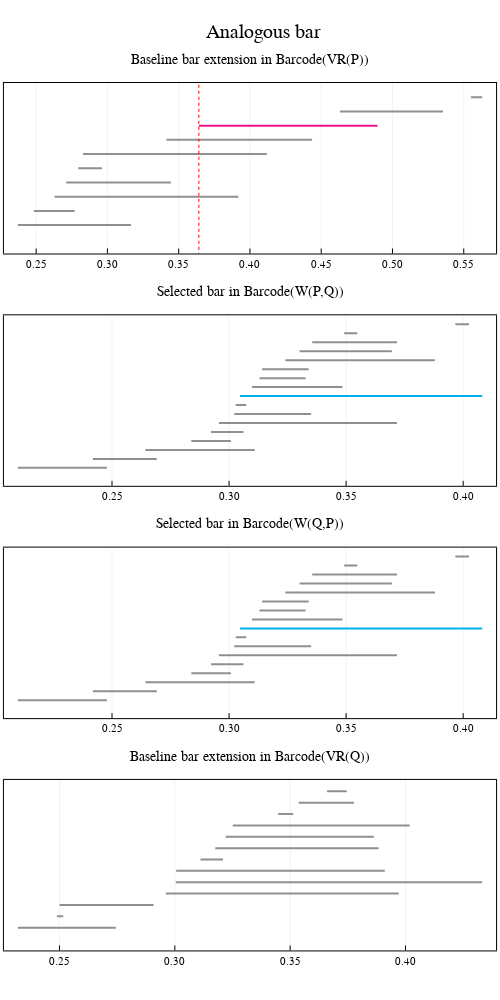

The notebook cell saved with this chart:
### Markdown cell above
Plot the baseline bar extensions to `barcode(VR(P))` and `barcode(VR(Q))`

### Code cell
plot_analogous_bars(extension_P, extension_Q)

### Figure 1 — Plotly figure (JSON) as saved in the notebook; plotly's stock layout.template omitted (floating-point values rounded to 4 significant figures)
{"data": [{"colorbar": {"title": ""}, "hoverinfo": "text", "legendgroup": "y1", "line": {"color": "rgba(143, 143, 143, 1.000)", "dash": "solid", "shape": "linear", "width": null}, "mode": "lines", "name": "y1", "showlegend": true, "text": ["class 3", "class 3"], "type": "scatter", "x": [0.2372, 0.3165], "xaxis": "x2", "y": [1, 1], "yaxis": "y2", "zmax": null, "zmin": null}, {"colorbar": {"title": ""}, "hoverinfo": "text", "legendgroup": "y2", "line": {"color": "rgba(143, 143, 143, 1.000)", "dash": "solid", "shape": "linear", "width": null}, "mode": "lines", "name": "y2", "showlegend": true, "text": ["class 4", "class 4"], "type": "scatter", "x": [0.2484, 0.277], "xaxis": "x2", "y": [2, 2], "yaxis": "y2", "zmax": null, "zmin": null}, {"colorbar": {"title": ""}, "hoverinfo": "text", "legendgroup": "y3", "line": {"color": "rgba(143, 143, 143, 1.000)", "dash": "solid", "shape": "linear", "width": null}, "mode": "lines", "name": "y3", "showlegend": true, "text": ["class 5", "class 5"], "type": "scatter", "x": [0.263, 0.3919], "xaxis": "x2", "y": [3, 3], "yaxis": "y2", "zmax": null, "zmin": null}, {"colorbar": {"title": ""}, "hoverinfo": "text", "legendgroup": "y4", "line": {"color": "rgba(143, 143, 143, 1.000)", "dash": "solid", "shape": "linear", "width": null}, "mode": "lines", "name": "y4", "showlegend": true, "text": ["class 6", "class 6"], "type": "scatter", "x": [0.2711, 0.3445], "xaxis": "x2", "y": [4, 4], "yaxis": "y2", "zmax": null, "zmin": null}, {"colorbar": {"title": ""}, "hoverinfo": "text", "legendgroup": "y5", "line": {"color": "rgba(143, 143, 143, 1.000)", "dash": "solid", "shape": "linear", "width": null}, "mode": "lines", "name": "y5", "showlegend": true, "text": ["class 1", "class 1"], "type": "scatter", "x": [0.2795, 0.2961], "xaxis": "x2", "y": [5, 5], "yaxis": "y2", "zmax": null, "zmin": null}, {"colorbar": {"title": ""}, "hoverinfo": "text", "legendgroup": "y6", "line": {"color": "rgba(143, 143, 143, 1.000)", "dash": "solid", "shape": "linear", "width": null}, "mode": "lines", "name": "y6", "showlegend": true, "text": ["class 7", "class 7"], "type": "scatter", "x": [0.2829, 0.4119], "xaxis": "x2", "y": [6, 6], "yaxis": "y2", "zmax": null, "zmin": null}, {"colorbar": {"title": ""}, "hoverinfo": "text", "legendgroup": "y7", "line": {"color": "rgba(143, 143, 143, 1.000)", "dash": "solid", "shape": "linear", "width": null}, "mode": "lines", "name": "y7", "showlegend": true, "text": ["class 8", "class 8"], "type": "scatter", "x": [0.3414, 0.4435], "xaxis": "x2", "y": [7, 7], "yaxis": "y2", "zmax": null, "zmin": null}, {"colorbar": {"title": ""}, "hoverinfo": "text", "legendgroup": "y8", "line": {"color": "rgba(143, 143, 143, 1.000)", "dash": "solid", "shape": "linear", "width": null}, "mode": "lines", "name": "y8", "showlegend": true, "text": ["class 9", "class 9"], "type": "scatter", "x": [0.3642, 0.3642], "xaxis": "x2", "y": [8, 8], "yaxis": "y2", "zmax": null, "zmin": null}, {"colorbar": {"title": ""}, "hoverinfo": "text", "legendgroup": "y9", "line": {"color": "rgba(238, 18, 137, 1.000)", "dash": "solid", "shape": "linear", "width": null}, "mode": "lines", "name": "y9", "showlegend": true, "text": ["class 9", "class 9"], "type": "scatter", "x": [0.3642, 0.4895], "xaxis": "x2", "y": [8, 8], "yaxis": "y2", "zmax": null, "zmin": null}, {"colorbar": {"title": ""}, "hoverinfo": "text", "legendgroup": "y10", "line": {"color": "rgba(143, 143, 143, 1.000)", "dash": "solid", "shape": "linear", "width": null}, "mode": "lines", "name": "y10", "showlegend": true, "text": ["class 10", "class 10"], "type": "scatter", "x": [0.4632, 0.5354], "xaxis": "x2", "y": [9, 9], "yaxis": "y2", "zmax": null, "zmin": null}, {"colorbar": {"title": ""}, "hoverinfo": "text", "legendgroup": "y11", "line": {"color": "rgba(143, 143, 143, 1.000)", "dash": "solid", "shape": "linear", "width": null}, "mode": "lines", "name": "y11", "showlegend": true, "text": ["class 2", "class 2"], "type": "scatter", "x": [0.555, 0.5629], "xaxis": "x2", "y": [10, 10], "yaxis": "y2", "zmax": null, "zmin": null}, {"colorbar": {"title": ""}, "legendgroup": "y12", "line": {"color": "rgba(255, 0, 0, 1.000)", "dash": "dot", "shape": "linear", "width": 1}, "mode": "lines", "name": "y12", "showlegend": true, "type": "scatter", "x": [0.3642, 0.3642], "xaxis": "x2", "y": [-1201, 1211], "yaxis": "y2", "zmax": null, "zmin": null}, {"colorbar": {"title": ""}, "hoverinfo": "text", "legendgroup": "y1", "line": {"color": "rgba(143, 143, 143, 1.000)", "dash": "solid", "shape": "linear", "width": null}, "mode": "lines", "name": "y1", "showlegend": true, "text": ["class 3", "class 3"], "type": "scatter", "x": [0.2098, 0.2478], "xaxis": "x3", "y": [1, 1], "yaxis": "y3", "zmax": null, "zmin": null}, {"colorbar": {"title": ""}, "hoverinfo": "text", "legendgroup": "y2", "line": {"color": "rgba(143, 143, 143, 1.000)", "dash": "solid", "shape": "linear", "width": null}, "mode": "lines", "name": "y2", "showlegend": true, "text": ["class 4", "class 4"], "type": "scatter", "x": [0.2419, 0.2691], "xaxis": "x3", "y": [2, 2], "yaxis": "y3", "zmax": null, "zmin": null}, {"colorbar": {"title": ""}, "hoverinfo": "text", "legendgroup": "y3", "line": {"color": "rgba(143, 143, 143, 1.000)", "dash": "solid", "shape": "linear", "width": null}, "mode": "lines", "name": "y3", "showlegend": true, "text": ["class 11", "class 11"], "type": "scatter", "x": [0.2643, 0.311], "xaxis": "x3", "y": [3, 3], "yaxis": "y3", "zmax": null, "zmin": null}, {"colorbar": {"title": ""}, "hoverinfo": "text", "legendgroup": "y4", "line": {"color": "rgba(143, 143, 143, 1.000)", "dash": "solid", "shape": "linear", "width": null}, "mode": "lines", "name": "y4", "showlegend": true, "text": ["class 12", "class 12"], "type": "scatter", "x": [0.2839, 0.3008], "xaxis": "x3", "y": [4, 4], "yaxis": "y3", "zmax": null, "zmin": null}, {"colorbar": {"title": ""}, "hoverinfo": "text", "legendgroup": "y5", "line": {"color": "rgba(143, 143, 143, 1.000)", "dash": "solid", "shape": "linear", "width": null}, "mode": "lines", "name": "y5", "showlegend": true, "text": ["class 5", "class 5"], "type": "scatter", "x": [0.2923, 0.3061], "xaxis": "x3", "y": [5, 5], "yaxis": "y3", "zmax": null, "zmin": null}, {"colorbar": {"title": ""}, "hoverinfo": "text", "legendgroup": "y6", "line": {"color": "rgba(143, 143, 143, 1.000)", "dash": "solid", "shape": "linear", "width": null}, "mode": "lines", "name": "y6", "showlegend": true, "text": ["class 13", "class 13"], "type": "scatter", "x": [0.2957, 0.3717], "xaxis": "x3", "y": [6, 6], "yaxis": "y3", "zmax": null, "zmin": null}, {"colorbar": {"title": ""}, "hoverinfo": "text", "legendgroup": "y7", "line": {"color": "rgba(143, 143, 143, 1.000)", "dash": "solid", "shape": "linear", "width": null}, "mode": "lines", "name": "y7", "showlegend": true, "text": ["class 14", "class 14"], "type": "scatter", "x": [0.3022, 0.3351], "xaxis": "x3", "y": [7, 7], "yaxis": "y3", "zmax": null, "zmin": null}, {"colorbar": {"title": ""}, "hoverinfo": "text", "legendgroup": "y8", "line": {"color": "rgba(143, 143, 143, 1.000)", "dash": "solid", "shape": "linear", "width": null}, "mode": "lines", "name": "y8", "showlegend": true, "text": ["class 1", "class 1"], "type": "scatter", "x": [0.3028, 0.3073], "xaxis": "x3", "y": [8, 8], "yaxis": "y3", "zmax": null, "zmin": null}, {"colorbar": {"title": ""}, "hoverinfo": "text", "legendgroup": "y9", "line": {"color": "rgba(0, 178, 238, 1.000)", "dash": "solid", "shape": "linear", "width": null}, "mode": "lines", "name": "y9", "showlegend": true, "text": ["class 15", "class 15"], "type": "scatter", "x": [0.3047, 0.4081], "xaxis": "x3", "y": [9, 9], "yaxis": "y3", "zmax": null, "zmin": null}, {"colorbar": {"title": ""}, "hoverinfo": "text", "legendgroup": "y10", "line": {"color": "rgba(143, 143, 143, 1.000)", "dash": "solid", "shape": "linear", "width": null}, "mode": "lines", "name": "y10", "showlegend": true, "text": ["class 16", "class 16"], "type": "scatter", "x": [0.3098, 0.3484], "xaxis": "x3", "y": [10, 10], "yaxis": "y3", "zmax": null, "zmin": null}, {"colorbar": {"title": ""}, "hoverinfo": "text", "legendgroup": "y11", "line": {"color": "rgba(143, 143, 143, 1.000)", "dash": "solid", "shape": "linear", "width": null}, "mode": "lines", "name": "y11", "showlegend": true, "text": ["class 2", "class 2"], "type": "scatter", "x": [0.313, 0.3327], "xaxis": "x3", "y": [11, 11], "yaxis": "y3", "zmax": null, "zmin": null}, {"colorbar": {"title": ""}, "hoverinfo": "text", "legendgroup": "y12", "line": {"color": "rgba(143, 143, 143, 1.000)", "dash": "solid", "shape": "linear", "width": null}, "mode": "lines", "name": "y12", "showlegend": true, "text": ["class 6", "class 6"], "type": "scatter", "x": [0.3141, 0.334], "xaxis": "x3", "y": [12, 12], "yaxis": "y3", "zmax": null, "zmin": null}, {"colorbar": {"title": ""}, "hoverinfo": "text", "legendgroup": "y13", "line": {"color": "rgba(143, 143, 143, 1.000)", "dash": "solid", "shape": "linear", "width": null}, "mode": "lines", "name": "y13", "showlegend": true, "text": ["class 7", "class 7"], "type": "scatter", "x": [0.3241, 0.3879], "xaxis": "x3", "y": [13, 13], "yaxis": "y3", "zmax": null, "zmin": null}, {"colorbar": {"title": ""}, "hoverinfo": "text", "legendgroup": "y14", "line": {"color": "rgba(143, 143, 143, 1.000)", "dash": "solid", "shape": "linear", "width": null}, "mode": "lines", "name": "y14", "showlegend": true, "text": ["class 8", "class 8"], "type": "scatter", "x": [0.3301, 0.3695], "xaxis": "x3", "y": [14, 14], "yaxis": "y3", "zmax": null, "zmin": null}, {"colorbar": {"title": ""}, "hoverinfo": "text", "legendgroup": "y15", "line": {"color": "rgba(143, 143, 143, 1.000)", "dash": "solid", "shape": "linear", "width": null}, "mode": "lines", "name": "y15", "showlegend": true, "text": ["class 17", "class 17"], "type": "scatter", "x": [0.3355, 0.3717], "xaxis": "x3", "y": [15, 15], "yaxis": "y3", "zmax": null, "zmin": null}, {"colorbar": {"title": ""}, "hoverinfo": "text", "legendgroup": "y16", "line": {"color": "rgba(143, 143, 143, 1.000)", "dash": "solid", "shape": "linear", "width": null}, "mode": "lines", "name": "y16", "showlegend": true, "text": ["class 9", "class 9"], "type": "scatter", "x": [0.3492, 0.3547], "xaxis": "x3", "y": [16, 16], "yaxis": "y3", "zmax": null, "zmin": null}, {"colorbar": {"title": ""}, "hoverinfo": "text", "legendgroup": "y17", "line": {"color": "rgba(143, 143, 143, 1.000)", "dash": "solid", "shape": "linear", "width": null}, "mode": "lines", "name": "y17", "showlegend": true, "text": ["class 10", "class 10"], "type": "scatter", "x": [0.3967, 0.4025], "xaxis": "x3", "y": [17, 17], "yaxis": "y3", "zmax": null, "zmin": null}, {"colorbar": {"title": ""}, "hoverinfo": "text", "legendgroup": "y1", "line": {"color": "rgba(143, 143, 143, 1.000)", "dash": "solid", "shape": "linear", "width": null}, "mode": "lines", "name": "y1", "showlegend": true, "text": ["class 1", "class 1"], "type": "scatter", "x": [0.2098, 0.2478], "xaxis": "x4", "y": [1, 1], "yaxis": "y4", "zmax": null, "zmin": null}, {"colorbar": {"title": ""}, "hoverinfo": "text", "legendgroup": "y2", "line": {"color": "rgba(143, 143, 143, 1.000)", "dash": "solid", "shape": "linear", "width": null}, "mode": "lines", "name": "y2", "showlegend": true, "text": ["class 3", "class 3"], "type": "scatter", "x": [0.2419, 0.2691], "xaxis": "x4", "y": [2, 2], "yaxis": "y4", "zmax": null, "zmin": null}, {"colorbar": {"title": ""}, "hoverinfo": "text", "legendgroup": "y3", "line": {"color": "rgba(143, 143, 143, 1.000)", "dash": "solid", "shape": "linear", "width": null}, "mode": "lines", "name": "y3", "showlegend": true, "text": ["class 4", "class 4"], "type": "scatter", "x": [0.2643, 0.311], "xaxis": "x4", "y": [3, 3], "yaxis": "y4", "zmax": null, "zmin": null}, {"colorbar": {"title": ""}, "hoverinfo": "text", "legendgroup": "y4", "line": {"color": "rgba(143, 143, 143, 1.000)", "dash": "solid", "shape": "linear", "width": null}, "mode": "lines", "name": "y4", "showlegend": true, "text": ["class 5", "class 5"], "type": "scatter", "x": [0.2839, 0.3008], "xaxis": "x4", "y": [4, 4], "yaxis": "y4", "zmax": null, "zmin": null}, {"colorbar": {"title": ""}, "hoverinfo": "text", "legendgroup": "y5", "line": {"color": "rgba(143, 143, 143, 1.000)", "dash": "solid", "shape": "linear", "width": null}, "mode": "lines", "name": "y5", "showlegend": true, "text": ["class 6", "class 6"], "type": "scatter", "x": [0.2923, 0.3061], "xaxis": "x4", "y": [5, 5], "yaxis": "y4", "zmax": null, "zmin": null}, {"colorbar": {"title": ""}, "hoverinfo": "text", "legendgroup": "y6", "line": {"color": "rgba(143, 143, 143, 1.000)", "dash": "solid", "shape": "linear", "width": null}, "mode": "lines", "name": "y6", "showlegend": true, "text": ["class 17", "class 17"], "type": "scatter", "x": [0.2957, 0.3717], "xaxis": "x4", "y": [6, 6], "yaxis": "y4", "zmax": null, "zmin": null}, {"colorbar": {"title": ""}, "hoverinfo": "text", "legendgroup": "y7", "line": {"color": "rgba(143, 143, 143, 1.000)", "dash": "solid", "shape": "linear", "width": null}, "mode": "lines", "name": "y7", "showlegend": true, "text": ["class 7", "class 7"], "type": "scatter", "x": [0.3022, 0.3351], "xaxis": "x4", "y": [7, 7], "yaxis": "y4", "zmax": null, "zmin": null}, {"colorbar": {"title": ""}, "hoverinfo": "text", "legendgroup": "y8", "line": {"color": "rgba(143, 143, 143, 1.000)", "dash": "solid", "shape": "linear", "width": null}, "mode": "lines", "name": "y8", "showlegend": true, "text": ["class 10", "class 10"], "type": "scatter", "x": [0.3028, 0.3073], "xaxis": "x4", "y": [8, 8], "yaxis": "y4", "zmax": null, "zmin": null}, {"colorbar": {"title": ""}, "hoverinfo": "text", "legendgroup": "y9", "line": {"color": "rgba(0, 178, 238, 1.000)", "dash": "solid", "shape": "linear", "width": null}, "mode": "lines", "name": "y9", "showlegend": true, "text": ["class 11", "class 11"], "type": "scatter", "x": [0.3047, 0.4081], "xaxis": "x4", "y": [9, 9], "yaxis": "y4", "zmax": null, "zmin": null}, {"colorbar": {"title": ""}, "hoverinfo": "text", "legendgroup": "y10", "line": {"color": "rgba(143, 143, 143, 1.000)", "dash": "solid", "shape": "linear", "width": null}, "mode": "lines", "name": "y10", "showlegend": true, "text": ["class 12", "class 12"], "type": "scatter", "x": [0.3098, 0.3484], "xaxis": "x4", "y": [10, 10], "yaxis": "y4", "zmax": null, "zmin": null}, {"colorbar": {"title": ""}, "hoverinfo": "text", "legendgroup": "y11", "line": {"color": "rgba(143, 143, 143, 1.000)", "dash": "solid", "shape": "linear", "width": null}, "mode": "lines", "name": "y11", "showlegend": true, "text": ["class 13", "class 13"], "type": "scatter", "x": [0.313, 0.3327], "xaxis": "x4", "y": [11, 11], "yaxis": "y4", "zmax": null, "zmin": null}, {"colorbar": {"title": ""}, "hoverinfo": "text", "legendgroup": "y12", "line": {"color": "rgba(143, 143, 143, 1.000)", "dash": "solid", "shape": "linear", "width": null}, "mode": "lines", "name": "y12", "showlegend": true, "text": ["class 8", "class 8"], "type": "scatter", "x": [0.3141, 0.334], "xaxis": "x4", "y": [12, 12], "yaxis": "y4", "zmax": null, "zmin": null}, {"colorbar": {"title": ""}, "hoverinfo": "text", "legendgroup": "y13", "line": {"color": "rgba(143, 143, 143, 1.000)", "dash": "solid", "shape": "linear", "width": null}, "mode": "lines", "name": "y13", "showlegend": true, "text": ["class 14", "class 14"], "type": "scatter", "x": [0.3241, 0.3879], "xaxis": "x4", "y": [13, 13], "yaxis": "y4", "zmax": null, "zmin": null}, {"colorbar": {"title": ""}, "hoverinfo": "text", "legendgroup": "y14", "line": {"color": "rgba(143, 143, 143, 1.000)", "dash": "solid", "shape": "linear", "width": null}, "mode": "lines", "name": "y14", "showlegend": true, "text": ["class 15", "class 15"], "type": "scatter", "x": [0.3301, 0.3695], "xaxis": "x4", "y": [14, 14], "yaxis": "y4", "zmax": null, "zmin": null}, {"colorbar": {"title": ""}, "hoverinfo": "text", "legendgroup": "y15", "line": {"color": "rgba(143, 143, 143, 1.000)", "dash": "solid", "shape": "linear", "width": null}, "mode": "lines", "name": "y15", "showlegend": true, "text": ["class 16", "class 16"], "type": "scatter", "x": [0.3355, 0.3717], "xaxis": "x4", "y": [15, 15], "yaxis": "y4", "zmax": null, "zmin": null}, {"colorbar": {"title": ""}, "hoverinfo": "text", "legendgroup": "y16", "line": {"color": "rgba(143, 143, 143, 1.000)", "dash": "solid", "shape": "linear", "width": null}, "mode": "lines", "name": "y16", "showlegend": true, "text": ["class 2", "class 2"], "type": "scatter", "x": [0.3492, 0.3547], "xaxis": "x4", "y": [16, 16], "yaxis": "y4", "zmax": null, "zmin": null}, {"colorbar": {"title": ""}, "hoverinfo": "text", "legendgroup": "y17", "line": {"color": "rgba(143, 143, 143, 1.000)", "dash": "solid", "shape": "linear", "width": null}, "mode": "lines", "name": "y17", "showlegend": true, "text": ["class 9", "class 9"], "type": "scatter", "x": [0.3967, 0.4025], "xaxis": "x4", "y": [17, 17], "yaxis": "y4", "zmax": null, "zmin": null}, {"colorbar": {"title": ""}, "hoverinfo": "text", "legendgroup": "y1", "line": {"color": "rgba(143, 143, 143, 1.000)", "dash": "solid", "shape": "linear", "width": null}, "mode": "lines", "name": "y1", "showlegend": true, "text": ["class 4", "class 4"], "type": "scatter", "x": [0.232, 0.2744], "xaxis": "x5", "y": [1, 1], "yaxis": "y5", "zmax": null, "zmin": null}, {"colorbar": {"title": ""}, "hoverinfo": "text", "legendgroup": "y2", "line": {"color": "rgba(143, 143, 143, 1.000)", "dash": "solid", "shape": "linear", "width": null}, "mode": "lines", "name": "y2", "showlegend": true, "text": ["class 1", "class 1"], "type": "scatter", "x": [0.2489, 0.2517], "xaxis": "x5", "y": [2, 2], "yaxis": "y5", "zmax": null, "zmin": null}, {"colorbar": {"title": ""}, "hoverinfo": "text", "legendgroup": "y3", "line": {"color": "rgba(143, 143, 143, 1.000)", "dash": "solid", "shape": "linear", "width": null}, "mode": "lines", "name": "y3", "showlegend": true, "text": ["class 2", "class 2"], "type": "scatter", "x": [0.2501, 0.2908], "xaxis": "x5", "y": [3, 3], "yaxis": "y5", "zmax": null, "zmin": null}, {"colorbar": {"title": ""}, "hoverinfo": "text", "legendgroup": "y4", "line": {"color": "rgba(143, 143, 143, 1.000)", "dash": "solid", "shape": "linear", "width": null}, "mode": "lines", "name": "y4", "showlegend": true, "text": ["class 12", "class 12"], "type": "scatter", "x": [0.2961, 0.3971], "xaxis": "x5", "y": [4, 4], "yaxis": "y5", "zmax": null, "zmin": null}, {"colorbar": {"title": ""}, "hoverinfo": "text", "legendgroup": "y5", "line": {"color": "rgba(143, 143, 143, 1.000)", "dash": "solid", "shape": "linear", "width": null}, "mode": "lines", "name": "y5", "showlegend": true, "text": ["class 13", "class 13"], "type": "scatter", "x": [0.3004, 0.4332], "xaxis": "x5", "y": [5, 5], "yaxis": "y5", "zmax": null, "zmin": null}, {"colorbar": {"title": ""}, "hoverinfo": "text", "legendgroup": "y6", "line": {"color": "rgba(143, 143, 143, 1.000)", "dash": "solid", "shape": "linear", "width": null}, "mode": "lines", "name": "y6", "showlegend": true, "text": ["class 5", "class 5"], "type": "scatter", "x": [0.3006, 0.391], "xaxis": "x5", "y": [6, 6], "yaxis": "y5", "zmax": null, "zmin": null}, {"colorbar": {"title": ""}, "hoverinfo": "text", "legendgroup": "y7", "line": {"color": "rgba(143, 143, 143, 1.000)", "dash": "solid", "shape": "linear", "width": null}, "mode": "lines", "name": "y7", "showlegend": true, "text": ["class 6", "class 6"], "type": "scatter", "x": [0.3112, 0.3209], "xaxis": "x5", "y": [7, 7], "yaxis": "y5", "zmax": null, "zmin": null}, {"colorbar": {"title": ""}, "hoverinfo": "text", "legendgroup": "y8", "line": {"color": "rgba(143, 143, 143, 1.000)", "dash": "solid", "shape": "linear", "width": null}, "mode": "lines", "name": "y8", "showlegend": true, "text": ["class 7", "class 7"], "type": "scatter", "x": [0.3175, 0.3884], "xaxis": "x5", "y": [8, 8], "yaxis": "y5", "zmax": null, "zmin": null}, {"colorbar": {"title": ""}, "hoverinfo": "text", "legendgroup": "y9", "line": {"color": "rgba(143, 143, 143, 1.000)", "dash": "solid", "shape": "linear", "width": null}, "mode": "lines", "name": "y9", "showlegend": true, "text": ["class 8", "class 8"], "type": "scatter", "x": [0.322, 0.3863], "xaxis": "x5", "y": [9, 9], "yaxis": "y5", "zmax": null, "zmin": null}, {"colorbar": {"title": ""}, "hoverinfo": "text", "legendgroup": "y10", "line": {"color": "rgba(143, 143, 143, 1.000)", "dash": "solid", "shape": "linear", "width": null}, "mode": "lines", "name": "y10", "showlegend": true, "text": ["class 9", "class 9"], "type": "scatter", "x": [0.3252, 0.4018], "xaxis": "x5", "y": [10, 10], "yaxis": "y5", "zmax": null, "zmin": null}, {"colorbar": {"title": ""}, "hoverinfo": "text", "legendgroup": "y11", "line": {"color": "rgba(143, 143, 143, 1.000)", "dash": "solid", "shape": "linear", "width": null}, "mode": "lines", "name": "y11", "showlegend": true, "text": ["class 10", "class 10"], "type": "scatter", "x": [0.3448, 0.3513], "xaxis": "x5", "y": [11, 11], "yaxis": "y5", "zmax": null, "zmin": null}, {"colorbar": {"title": ""}, "hoverinfo": "text", "legendgroup": "y12", "line": {"color": "rgba(143, 143, 143, 1.000)", "dash": "solid", "shape": "linear", "width": null}, "mode": "lines", "name": "y12", "showlegend": true, "text": ["class 11", "class 11"], "type": "scatter", "x": [0.3538, 0.3776], "xaxis": "x5", "y": [12, 12], "yaxis": "y5", "zmax": null, "zmin": null}, {"colorbar": {"title": ""}, "hoverinfo": "text", "legendgroup": "y13", "line": {"color": "rgba(143, 143, 143, 1.000)", "dash": "solid", "shape": "linear", "width": null}, "mode": "lines", "name": "y13", "showlegend": true, "text": ["class 3", "class 3"], "type": "scatter", "x": [0.366, 0.3745], "xaxis": "x5", "y": [13, 13], "yaxis": "y5", "zmax": null, "zmin": null}], "layout": {"annotations": [{"font": {"color": "rgba(0, 0, 0, 1.000)", "family": "sans-serif", "size": 20}, "rotation": 0, "showarrow": false, "text": "Analogous bar", "x": 0.5267, "xanchor": "center", "xref": "paper", "y": 1, "yanchor": "top", "yref": "paper"}, {"font": {"color": "rgba(0, 0, 0, 1.000)", "family": "sans-serif", "size": 14}, "rotation": 0, "showarrow": false, "text": "Baseline bar extension in Barcode(VR(P))", "x": 0.5, "xanchor": "center", "xref": "paper", "y": 0.968, "yanchor": "top", "yref": "paper"}, {"font": {"color": "rgba(0, 0, 0, 1.000)", "family": "sans-serif", "size": 14}, "rotation": 0, "showarrow": false, "text": "Selected bar in Barcode(W(P,Q))", "x": 0.5, "xanchor": "center", "xref": "paper", "y": 0.726, "yanchor": "top", "yref": "paper"}, {"font": {"color": "rgba(0, 0, 0, 1.000)", "family": "sans-serif", "size": 14}, "rotation": 0, "showarrow": false, "text": "Selected bar in Barcode(W(Q,P))", "x": 0.5, "xanchor": "center", "xref": "paper", "y": 0.484, "yanchor": "top", "yref": "paper"}, {"font": {"color": "rgba(0, 0, 0, 1.000)", "family": "sans-serif", "size": 14}, "rotation": 0, "showarrow": false, "text": "Baseline bar extension in Barcode(VR(Q))", "x": 0.5, "xanchor": "center", "xref": "paper", "y": 0.242, "yanchor": "top", "yref": "paper"}], "height": 1000, "legend": {"bgcolor": "rgba(255, 255, 255, 1.000)", "bordercolor": "rgba(0, 0, 0, 1.000)", "font": {"color": "rgba(0, 0, 0, 1.000)", "family": "sans-serif", "size": 11}, "tracegroupgap": 0, "x": 1, "y": 1}, "margin": {"b": 20, "l": 0, "r": 0, "t": 20}, "paper_bgcolor": "rgba(255, 255, 255, 1.000)", "plot_bgcolor": "rgba(255, 255, 255, 1.000)", "showlegend": false, "width": 500, "xaxis1": {"anchor": "y1", "domain": [0.06121, 0.9921], "gridcolor": "rgba(0, 0, 0, 0.100)", "gridwidth": 0.5, "linecolor": "rgba(0, 0, 0, 1.000)", "mirror": false, "range": [0, 1], "showgrid": false, "showline": false, "showticklabels": false, "tickangle": 0, "tickcolor": "rgba(0, 0, 0, 0.000)", "tickfont": {"color": "rgba(0, 0, 0, 1.000)", "family": "sans-serif", "size": 11}, "tickmode": "array", "ticks": "inside", "ticktext": ["0.0", "0.2", "0.4", "0.6", "0.8", "1.0"], "tickvals": [0, 0.2, 0.4, 0.6, 0.8, 1], "title": "", "titlefont": {"color": "rgba(0, 0, 0, 1.000)", "family": "sans-serif", "size": 15}, "type": "-", "visible": true, "zeroline": false, "zerolinecolor": "rgba(0, 0, 0, 1.000)"}, "xaxis2": {"anchor": "y2", "domain": [0.007874, 0.9921], "gridcolor": "rgba(0, 0, 0, 0.100)", "gridwidth": 0.5, "linecolor": "rgba(0, 0, 0, 1.000)", "mirror": true, "range": [0.2274, 0.5727], "showgrid": true, "showline": true, "showticklabels": true, "tickangle": 0, "tickcolor": "rgb(0, 0, 0)", "tickfont": {"color": "rgba(0, 0, 0, 1.000)", "family": "sans-serif", "size": 11}, "tickmode": "array", "ticks": "inside", "ticktext": ["0.25", "0.30", "0.35", "0.40", "0.45", "0.50", "0.55"], "tickvals": [0.25, 0.3, 0.35, 0.4, 0.45, 0.5, 0.55], "title": "", "titlefont": {"color": "rgba(0, 0, 0, 1.000)", "family": "sans-serif", "size": 15}, "type": "-", "visible": true, "zeroline": false, "zerolinecolor": "rgba(0, 0, 0, 1.000)"}, "xaxis3": {"anchor": "y3", "domain": [0.007874, 0.9921], "gridcolor": "rgba(0, 0, 0, 0.100)", "gridwidth": 0.5, "linecolor": "rgba(0, 0, 0, 1.000)", "mirror": true, "range": [0.2038, 0.414], "showgrid": true, "showline": true, "showticklabels": true, "tickangle": 0, "tickcolor": "rgb(0, 0, 0)", "tickfont": {"color": "rgba(0, 0, 0, 1.000)", "family": "sans-serif", "size": 11}, "tickmode": "array", "ticks": "inside", "ticktext": ["0.25", "0.30", "0.35", "0.40"], "tickvals": [0.25, 0.3, 0.35, 0.4], "title": "", "titlefont": {"color": "rgba(0, 0, 0, 1.000)", "family": "sans-serif", "size": 15}, "type": "-", "visible": true, "zeroline": false, "zerolinecolor": "rgba(0, 0, 0, 1.000)"}, "xaxis4": {"anchor": "y4", "domain": [0.007874, 0.9921], "gridcolor": "rgba(0, 0, 0, 0.100)", "gridwidth": 0.5, "linecolor": "rgba(0, 0, 0, 1.000)", "mirror": true, "range": [0.2038, 0.414], "showgrid": true, "showline": true, "showticklabels": true, "tickangle": 0, "tickcolor": "rgb(0, 0, 0)", "tickfont": {"color": "rgba(0, 0, 0, 1.000)", "family": "sans-serif", "size": 11}, "tickmode": "array", "ticks": "inside", "ticktext": ["0.25", "0.30", "0.35", "0.40"], "tickvals": [0.25, 0.3, 0.35, 0.4], "title": "", "titlefont": {"color": "rgba(0, 0, 0, 1.000)", "family": "sans-serif", "size": 15}, "type": "-", "visible": true, "zeroline": false, "zerolinecolor": "rgba(0, 0, 0, 1.000)"}, "xaxis5": {"anchor": "y5", "domain": [0.007874, 0.9921], "gridcolor": "rgba(0, 0, 0, 0.100)", "gridwidth": 0.5, "linecolor": "rgba(0, 0, 0, 1.000)", "mirror": true, "range": [0.2259, 0.4393], "showgrid": true, "showline": true, "showticklabels": true, "tickangle": 0, "tickcolor": "rgb(0, 0, 0)", "tickfont": {"color": "rgba(0, 0, 0, 1.000)", "family": "sans-serif", "size": 11}, "tickmode": "array", "ticks": "inside", "ticktext": ["0.25", "0.30", "0.35", "0.40"], "tickvals": [0.25, 0.3, 0.35, 0.4], "title": "", "titlefont": {"color": "rgba(0, 0, 0, 1.000)", "family": "sans-serif", "size": 15}, "type": "-", "visible": true, "zeroline": false, "zerolinecolor": "rgba(0, 0, 0, 1.000)"}, "yaxis1": {"anchor": "x1", "domain": [0.968, 0.9766], "gridcolor": "rgba(0, 0, 0, 0.100)", "gridwidth": 0.5, "linecolor": "rgba(0, 0, 0, 1.000)", "mirror": false, "range": [0, 1], "showgrid": false, "showline": false, "showticklabels": false, "tickangle": 0, "tickcolor": "rgba(0, 0, 0, 0.000)", "tickfont": {"color": "rgba(0, 0, 0, 1.000)", "family": "sans-serif", "size": 11}, "tickmode": "array", "ticks": "inside", "ticktext": ["0.0", "0.2", "0.4", "0.6", "0.8", "1.0"], "tickvals": [0, 0.2, 0.4, 0.6, 0.8, 1], "title": "", "titlefont": {"color": "rgba(0, 0, 0, 1.000)", "family": "sans-serif", "size": 15}, "type": "-", "visible": true, "zeroline": false, "zerolinecolor": "rgba(0, 0, 0, 1.000)"}, "yaxis2": {"anchor": "x2", "domain": [0.7568, 0.9344], "gridcolor": "rgba(0, 0, 0, 0.100)", "gridwidth": 0.5, "linecolor": "rgba(0, 0, 0, 1.000)", "mirror": true, "range": [-1, 11], "showgrid": true, "showline": true, "showticklabels": true, "tickangle": 0, "tickcolor": "rgb(0, 0, 0)", "tickfont": {"color": "rgba(0, 0, 0, 1.000)", "family": "sans-serif", "size": 11}, "tickmode": "array", "ticks": "inside", "ticktext": [], "tickvals": [], "title": "", "titlefont": {"color": "rgba(0, 0, 0, 1.000)", "family": "sans-serif", "size": 15}, "type": "-", "visible": true, "zeroline": false, "zerolinecolor": "rgba(0, 0, 0, 1.000)"}, "yaxis3": {"anchor": "x3", "domain": [0.5148, 0.6924], "gridcolor": "rgba(0, 0, 0, 0.100)", "gridwidth": 0.5, "linecolor": "rgba(0, 0, 0, 1.000)", "mirror": true, "range": [-1, 18], "showgrid": true, "showline": true, "showticklabels": true, "tickangle": 0, "tickcolor": "rgb(0, 0, 0)", "tickfont": {"color": "rgba(0, 0, 0, 1.000)", "family": "sans-serif", "size": 11}, "tickmode": "array", "ticks": "inside", "ticktext": [], "tickvals": [], "title": "", "titlefont": {"color": "rgba(0, 0, 0, 1.000)", "family": "sans-serif", "size": 15}, "type": "-", "visible": true, "zeroline": false, "zerolinecolor": "rgba(0, 0, 0, 1.000)"}, "yaxis4": {"anchor": "x4", "domain": [0.2728, 0.4504], "gridcolor": "rgba(0, 0, 0, 0.100)", "gridwidth": 0.5, "linecolor": "rgba(0, 0, 0, 1.000)", "mirror": true, "range": [-1, 18], "showgrid": true, "showline": true, "showticklabels": true, "tickangle": 0, "tickcolor": "rgb(0, 0, 0)", "tickfont": {"color": "rgba(0, 0, 0, 1.000)", "family": "sans-serif", "size": 11}, "tickmode": "array", "ticks": "inside", "ticktext": [], "tickvals": [], "title": "", "titlefont": {"color": "rgba(0, 0, 0, 1.000)", "family": "sans-serif", "size": 15}, "type": "-", "visible": true, "zeroline": false, "zerolinecolor": "rgba(0, 0, 0, 1.000)"}, "yaxis5": {"anchor": "x5", "domain": [0.0308, 0.2084], "gridcolor": "rgba(0, 0, 0, 0.100)", "gridwidth": 0.5, "linecolor": "rgba(0, 0, 0, 1.000)", "mirror": true, "range": [-1, 14], "showgrid": true, "showline": true, "showticklabels": true, "tickangle": 0, "tickcolor": "rgb(0, 0, 0)", "tickfont": {"color": "rgba(0, 0, 0, 1.000)", "family": "sans-serif", "size": 11}, "tickmode": "array", "ticks": "inside", "ticktext": [], "tickvals": [], "title": "", "titlefont": {"color": "rgba(0, 0, 0, 1.000)", "family": "sans-serif", "size": 15}, "type": "-", "visible": true, "zeroline": false, "zerolinecolor": "rgba(0, 0, 0, 1.000)"}}}
